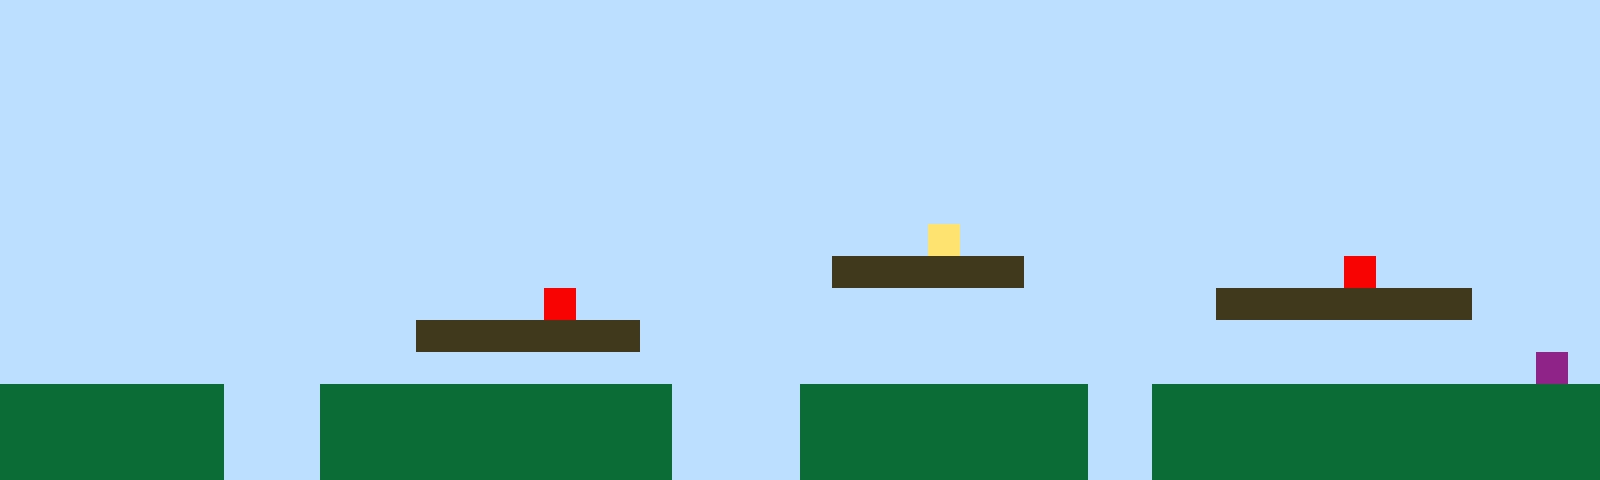

This is a level from a 2D game, rendered from its Tiled map with the project's own tilesets. A one-line summary and the complete map file follow:
An orthogonal 50x15 tile map with 32x32 px tiles, 1 tile layer (Tile Layer 1).

<map version="1.10" tiledversion="1.11.2" orientation="orthogonal" renderorder="right-up" width="50" height="15" tilewidth="32" tileheight="32" infinite="0" nextlayerid="2" nextobjectid="1"><editorsettings><export target="map1.csv" format="csv" /></editorsettings><tileset firstgid="1" name="sprites" tilewidth="32" tileheight="32" tilecount="6" columns="3"><image source="sprites.png" width="96" height="64" /></tileset><layer id="1" name="Tile Layer 1" width="50" height="15"><data encoding="csv">1,1,1,1,1,1,1,1,1,1,1,1,1,1,1,1,1,1,1,1,1,1,1,1,1,1,1,1,1,1,1,1,1,1,1,1,1,1,1,1,1,1,1,1,1,1,1,1,1,1,1,1,1,1,1,1,1,1,1,1,1,1,1,1,1,1,1,1,1,1,1,1,1,1,1,1,1,1,1,1,1,1,1,1,1,1,1,1,1,1,1,1,1,1,1,1,1,1,1,1,1,1,1,1,1,1,1,1,1,1,1,1,1,1,1,1,1,1,1,1,1,1,1,1,1,1,1,1,1,1,1,1,1,1,1,1,1,1,1,1,1,1,1,1,1,1,1,1,1,1,1,1,1,1,1,1,1,1,1,1,1,1,1,1,1,1,1,1,1,1,1,1,1,1,1,1,1,1,1,1,1,1,1,1,1,1,1,1,1,1,1,1,1,1,1,1,1,1,1,1,1,1,1,1,1,1,1,1,1,1,1,1,1,1,1,1,1,1,1,1,1,1,1,1,1,1,1,1,1,1,1,1,1,1,1,1,1,1,1,1,1,1,1,1,1,1,1,1,1,1,1,1,1,1,1,1,1,1,1,1,1,1,1,1,1,1,1,1,1,1,1,1,1,1,1,1,1,1,1,1,1,1,1,1,1,1,1,1,1,1,1,1,1,1,1,1,1,1,1,1,1,1,1,1,1,1,1,1,1,1,1,1,1,1,1,1,1,1,1,1,1,1,1,1,1,1,1,1,1,1,1,1,1,1,1,1,1,1,1,1,1,1,1,1,1,1,1,1,1,1,1,1,1,1,1,1,1,1,1,1,1,1,1,1,1,1,1,1,1,1,1,1,1,1,1,1,1,1,1,4,1,1,1,1,1,1,1,1,1,1,1,1,1,1,1,1,1,1,1,1,1,1,1,1,1,1,1,1,1,1,1,1,1,1,1,1,1,1,1,1,1,1,1,1,1,1,3,3,3,3,3,3,1,1,1,1,1,1,1,1,1,1,5,1,1,1,1,1,1,1,1,1,1,1,1,1,1,1,1,1,1,1,1,1,1,1,1,5,1,1,1,1,1,1,1,1,1,1,1,1,1,1,1,1,1,1,1,1,3,3,3,3,3,3,3,3,1,1,1,1,1,1,1,1,1,1,1,1,1,1,1,1,1,3,3,3,3,3,3,3,1,1,1,1,1,1,1,1,1,1,1,1,1,1,1,1,1,1,1,1,1,1,1,1,1,1,1,1,1,1,1,1,1,1,1,1,1,1,1,1,1,1,1,1,1,1,1,1,1,1,1,1,1,1,1,1,1,1,1,1,1,1,1,1,1,1,1,1,1,1,1,1,1,1,1,1,1,1,6,1,2,2,2,2,2,2,2,1,1,1,2,2,2,2,2,2,2,2,2,2,2,1,1,1,1,2,2,2,2,2,2,2,2,2,1,1,2,2,2,2,2,2,2,2,2,2,2,2,2,2,2,2,2,2,2,2,2,1,1,1,2,2,2,2,2,2,2,2,2,2,2,1,1,1,1,2,2,2,2,2,2,2,2,2,1,1,2,2,2,2,2,2,2,2,2,2,2,2,2,2,2,2,2,2,2,2,2,1,1,1,2,2,2,2,2,2,2,2,2,2,2,1,1,1,1,2,2,2,2,2,2,2,2,2,1,1,2,2,2,2,2,2,2,2,2,2,2,2,2,2</data></layer></map>
